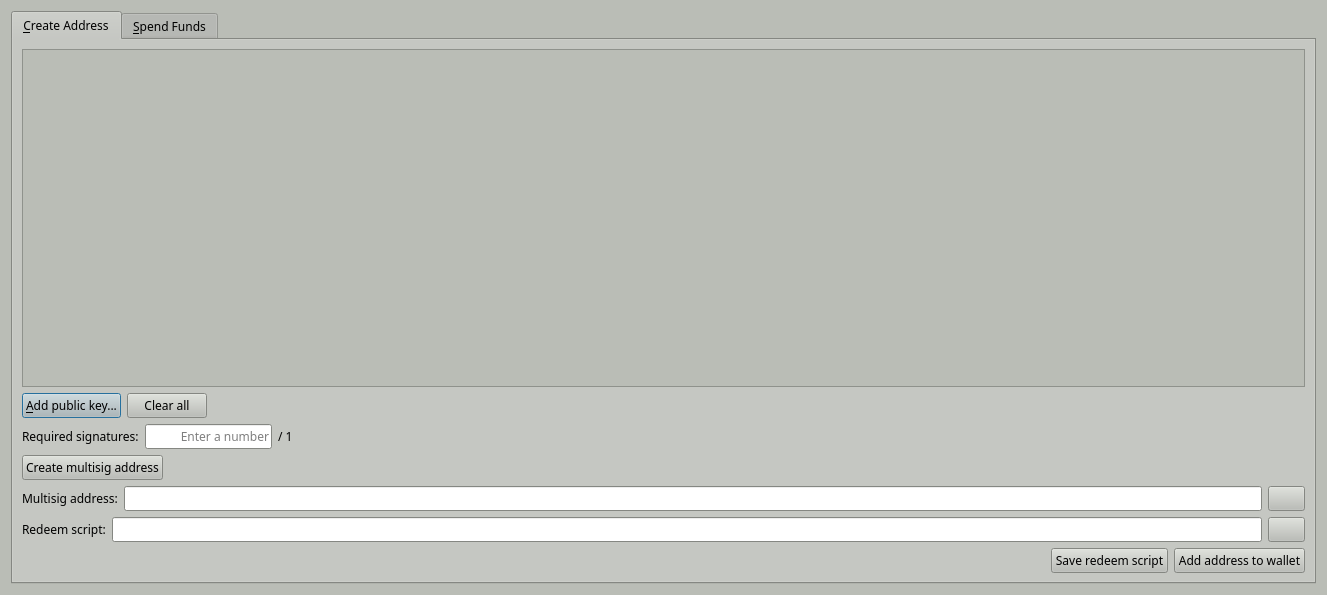
<?xml version="1.0" encoding="UTF-8"?>
<ui version="4.0">
 <class>MultisigDialog</class>
 <widget class="QDialog" name="MultisigDialog">
  <property name="geometry">
   <rect>
    <x>0</x>
    <y>0</y>
    <width>1327</width>
    <height>595</height>
   </rect>
  </property>
  <property name="palette">
   <palette>
    <active>
     <colorrole role="WindowText">
      <brush brushstyle="SolidPattern">
       <color alpha="255">
        <red>0</red>
        <green>0</green>
        <blue>0</blue>
       </color>
      </brush>
     </colorrole>
     <colorrole role="Button">
      <brush brushstyle="SolidPattern">
       <color alpha="255">
        <red>186</red>
        <green>189</green>
        <blue>182</blue>
       </color>
      </brush>
     </colorrole>
     <colorrole role="Light">
      <brush brushstyle="SolidPattern">
       <color alpha="255">
        <red>255</red>
        <green>255</green>
        <blue>255</blue>
       </color>
      </brush>
     </colorrole>
     <colorrole role="Midlight">
      <brush brushstyle="SolidPattern">
       <color alpha="255">
        <red>220</red>
        <green>222</green>
        <blue>218</blue>
       </color>
      </brush>
     </colorrole>
     <colorrole role="Dark">
      <brush brushstyle="SolidPattern">
       <color alpha="255">
        <red>93</red>
        <green>94</green>
        <blue>91</blue>
       </color>
      </brush>
     </colorrole>
     <colorrole role="Mid">
      <brush brushstyle="SolidPattern">
       <color alpha="255">
        <red>124</red>
        <green>126</green>
        <blue>121</blue>
       </color>
      </brush>
     </colorrole>
     <colorrole role="Text">
      <brush brushstyle="SolidPattern">
       <color alpha="255">
        <red>0</red>
        <green>0</green>
        <blue>0</blue>
       </color>
      </brush>
     </colorrole>
     <colorrole role="BrightText">
      <brush brushstyle="SolidPattern">
       <color alpha="255">
        <red>255</red>
        <green>255</green>
        <blue>255</blue>
       </color>
      </brush>
     </colorrole>
     <colorrole role="ButtonText">
      <brush brushstyle="SolidPattern">
       <color alpha="255">
        <red>0</red>
        <green>0</green>
        <blue>0</blue>
       </color>
      </brush>
     </colorrole>
     <colorrole role="Base">
      <brush brushstyle="SolidPattern">
       <color alpha="255">
        <red>255</red>
        <green>255</green>
        <blue>255</blue>
       </color>
      </brush>
     </colorrole>
     <colorrole role="Window">
      <brush brushstyle="SolidPattern">
       <color alpha="255">
        <red>186</red>
        <green>189</green>
        <blue>182</blue>
       </color>
      </brush>
     </colorrole>
     <colorrole role="Shadow">
      <brush brushstyle="SolidPattern">
       <color alpha="255">
        <red>0</red>
        <green>0</green>
        <blue>0</blue>
       </color>
      </brush>
     </colorrole>
     <colorrole role="AlternateBase">
      <brush brushstyle="SolidPattern">
       <color alpha="255">
        <red>220</red>
        <green>222</green>
        <blue>218</blue>
       </color>
      </brush>
     </colorrole>
     <colorrole role="ToolTipBase">
      <brush brushstyle="SolidPattern">
       <color alpha="255">
        <red>255</red>
        <green>255</green>
        <blue>220</blue>
       </color>
      </brush>
     </colorrole>
     <colorrole role="ToolTipText">
      <brush brushstyle="SolidPattern">
       <color alpha="255">
        <red>0</red>
        <green>0</green>
        <blue>0</blue>
       </color>
      </brush>
     </colorrole>
    </active>
    <inactive>
     <colorrole role="WindowText">
      <brush brushstyle="SolidPattern">
       <color alpha="255">
        <red>0</red>
        <green>0</green>
        <blue>0</blue>
       </color>
      </brush>
     </colorrole>
     <colorrole role="Button">
      <brush brushstyle="SolidPattern">
       <color alpha="255">
        <red>186</red>
        <green>189</green>
        <blue>182</blue>
       </color>
      </brush>
     </colorrole>
     <colorrole role="Light">
      <brush brushstyle="SolidPattern">
       <color alpha="255">
        <red>255</red>
        <green>255</green>
        <blue>255</blue>
       </color>
      </brush>
     </colorrole>
     <colorrole role="Midlight">
      <brush brushstyle="SolidPattern">
       <color alpha="255">
        <red>220</red>
        <green>222</green>
        <blue>218</blue>
       </color>
      </brush>
     </colorrole>
     <colorrole role="Dark">
      <brush brushstyle="SolidPattern">
       <color alpha="255">
        <red>93</red>
        <green>94</green>
        <blue>91</blue>
       </color>
      </brush>
     </colorrole>
     <colorrole role="Mid">
      <brush brushstyle="SolidPattern">
       <color alpha="255">
        <red>124</red>
        <green>126</green>
        <blue>121</blue>
       </color>
      </brush>
     </colorrole>
     <colorrole role="Text">
      <brush brushstyle="SolidPattern">
       <color alpha="255">
        <red>0</red>
        <green>0</green>
        <blue>0</blue>
       </color>
      </brush>
     </colorrole>
     <colorrole role="BrightText">
      <brush brushstyle="SolidPattern">
       <color alpha="255">
        <red>255</red>
        <green>255</green>
        <blue>255</blue>
       </color>
      </brush>
     </colorrole>
     <colorrole role="ButtonText">
      <brush brushstyle="SolidPattern">
       <color alpha="255">
        <red>0</red>
        <green>0</green>
        <blue>0</blue>
       </color>
      </brush>
     </colorrole>
     <colorrole role="Base">
      <brush brushstyle="SolidPattern">
       <color alpha="255">
        <red>255</red>
        <green>255</green>
        <blue>255</blue>
       </color>
      </brush>
     </colorrole>
     <colorrole role="Window">
      <brush brushstyle="SolidPattern">
       <color alpha="255">
        <red>186</red>
        <green>189</green>
        <blue>182</blue>
       </color>
      </brush>
     </colorrole>
     <colorrole role="Shadow">
      <brush brushstyle="SolidPattern">
       <color alpha="255">
        <red>0</red>
        <green>0</green>
        <blue>0</blue>
       </color>
      </brush>
     </colorrole>
     <colorrole role="AlternateBase">
      <brush brushstyle="SolidPattern">
       <color alpha="255">
        <red>220</red>
        <green>222</green>
        <blue>218</blue>
       </color>
      </brush>
     </colorrole>
     <colorrole role="ToolTipBase">
      <brush brushstyle="SolidPattern">
       <color alpha="255">
        <red>255</red>
        <green>255</green>
        <blue>220</blue>
       </color>
      </brush>
     </colorrole>
     <colorrole role="ToolTipText">
      <brush brushstyle="SolidPattern">
       <color alpha="255">
        <red>0</red>
        <green>0</green>
        <blue>0</blue>
       </color>
      </brush>
     </colorrole>
    </inactive>
    <disabled>
     <colorrole role="WindowText">
      <brush brushstyle="SolidPattern">
       <color alpha="255">
        <red>93</red>
        <green>94</green>
        <blue>91</blue>
       </color>
      </brush>
     </colorrole>
     <colorrole role="Button">
      <brush brushstyle="SolidPattern">
       <color alpha="255">
        <red>186</red>
        <green>189</green>
        <blue>182</blue>
       </color>
      </brush>
     </colorrole>
     <colorrole role="Light">
      <brush brushstyle="SolidPattern">
       <color alpha="255">
        <red>255</red>
        <green>255</green>
        <blue>255</blue>
       </color>
      </brush>
     </colorrole>
     <colorrole role="Midlight">
      <brush brushstyle="SolidPattern">
       <color alpha="255">
        <red>220</red>
        <green>222</green>
        <blue>218</blue>
       </color>
      </brush>
     </colorrole>
     <colorrole role="Dark">
      <brush brushstyle="SolidPattern">
       <color alpha="255">
        <red>93</red>
        <green>94</green>
        <blue>91</blue>
       </color>
      </brush>
     </colorrole>
     <colorrole role="Mid">
      <brush brushstyle="SolidPattern">
       <color alpha="255">
        <red>124</red>
        <green>126</green>
        <blue>121</blue>
       </color>
      </brush>
     </colorrole>
     <colorrole role="Text">
      <brush brushstyle="SolidPattern">
       <color alpha="255">
        <red>93</red>
        <green>94</green>
        <blue>91</blue>
       </color>
      </brush>
     </colorrole>
     <colorrole role="BrightText">
      <brush brushstyle="SolidPattern">
       <color alpha="255">
        <red>255</red>
        <green>255</green>
        <blue>255</blue>
       </color>
      </brush>
     </colorrole>
     <colorrole role="ButtonText">
      <brush brushstyle="SolidPattern">
       <color alpha="255">
        <red>93</red>
        <green>94</green>
        <blue>91</blue>
       </color>
      </brush>
     </colorrole>
     <colorrole role="Base">
      <brush brushstyle="SolidPattern">
       <color alpha="255">
        <red>186</red>
        <green>189</green>
        <blue>182</blue>
       </color>
      </brush>
     </colorrole>
     <colorrole role="Window">
      <brush brushstyle="SolidPattern">
       <color alpha="255">
        <red>186</red>
        <green>189</green>
        <blue>182</blue>
       </color>
      </brush>
     </colorrole>
     <colorrole role="Shadow">
      <brush brushstyle="SolidPattern">
       <color alpha="255">
        <red>0</red>
        <green>0</green>
        <blue>0</blue>
       </color>
      </brush>
     </colorrole>
     <colorrole role="AlternateBase">
      <brush brushstyle="SolidPattern">
       <color alpha="255">
        <red>186</red>
        <green>189</green>
        <blue>182</blue>
       </color>
      </brush>
     </colorrole>
     <colorrole role="ToolTipBase">
      <brush brushstyle="SolidPattern">
       <color alpha="255">
        <red>255</red>
        <green>255</green>
        <blue>220</blue>
       </color>
      </brush>
     </colorrole>
     <colorrole role="ToolTipText">
      <brush brushstyle="SolidPattern">
       <color alpha="255">
        <red>0</red>
        <green>0</green>
        <blue>0</blue>
       </color>
      </brush>
     </colorrole>
    </disabled>
   </palette>
  </property>
  <property name="font">
   <font>
    <family>Sawasdee</family>
   </font>
  </property>
  <property name="windowTitle">
   <string>Multisig</string>
  </property>
  <layout class="QVBoxLayout" name="verticalLayout_2">
   <item>
    <widget class="QTabWidget" name="tabWidget">
     <property name="currentIndex">
      <number>0</number>
     </property>
     <widget class="QWidget" name="tabCreateAddress">
      <attribute name="title">
       <string>&amp;Create Address</string>
      </attribute>
      <layout class="QVBoxLayout" name="verticalLayout">
       <item>
        <widget class="QScrollArea" name="scrollArea">
         <property name="widgetResizable">
          <bool>true</bool>
         </property>
         <widget class="QWidget" name="scrollAreaWidgetContents">
          <property name="geometry">
           <rect>
            <x>0</x>
            <y>0</y>
            <width>1285</width>
            <height>286</height>
           </rect>
          </property>
          <layout class="QVBoxLayout" name="verticalLayout_3">
           <item>
            <layout class="QVBoxLayout" name="pubkeyEntries"/>
           </item>
           <item>
            <spacer name="verticalSpacer">
             <property name="orientation">
              <enum>Qt::Vertical</enum>
             </property>
             <property name="sizeHint" stdset="0">
              <size>
               <width>20</width>
               <height>40</height>
              </size>
             </property>
            </spacer>
           </item>
          </layout>
         </widget>
        </widget>
       </item>
       <item>
        <layout class="QHBoxLayout" name="horizontalLayout_14">
         <item>
          <widget class="QPushButton" name="addPubKeyButton">
           <property name="toolTip">
            <string>Add a member to the signing pool</string>
           </property>
           <property name="text">
            <string>&amp;Add public key...</string>
           </property>
           <property name="icon">
            <iconset resource="../ion.qrc">
             <normaloff>:/icons/add</normaloff>:/icons/add</iconset>
           </property>
          </widget>
         </item>
         <item>
          <widget class="QPushButton" name="clearButton">
           <property name="sizePolicy">
            <sizepolicy hsizetype="Minimum" vsizetype="Fixed">
             <horstretch>0</horstretch>
             <verstretch>0</verstretch>
            </sizepolicy>
           </property>
           <property name="toolTip">
            <string>Remove all public key fields</string>
           </property>
           <property name="text">
            <string>Clear all</string>
           </property>
           <property name="icon">
            <iconset resource="../ion.qrc">
             <normaloff>:/icons/remove</normaloff>:/icons/remove</iconset>
           </property>
           <property name="autoRepeatDelay">
            <number>300</number>
           </property>
          </widget>
         </item>
         <item>
          <spacer name="horizontalSpacer_8">
           <property name="orientation">
            <enum>Qt::Horizontal</enum>
           </property>
           <property name="sizeHint" stdset="0">
            <size>
             <width>40</width>
             <height>20</height>
            </size>
           </property>
          </spacer>
         </item>
        </layout>
       </item>
       <item>
        <layout class="QHBoxLayout" name="horizontalLayout_2">
         <item>
          <widget class="QLabel" name="requiredSignaturesLabel">
           <property name="text">
            <string>Required signatures:</string>
           </property>
          </widget>
         </item>
         <item>
          <widget class="QLineEdit" name="requiredSignatures">
           <property name="sizePolicy">
            <sizepolicy hsizetype="Minimum" vsizetype="Fixed">
             <horstretch>0</horstretch>
             <verstretch>0</verstretch>
            </sizepolicy>
           </property>
           <property name="minimumSize">
            <size>
             <width>127</width>
             <height>0</height>
            </size>
           </property>
           <property name="text">
            <string/>
           </property>
           <property name="maxLength">
            <number>2</number>
           </property>
           <property name="frame">
            <bool>true</bool>
           </property>
           <property name="alignment">
            <set>Qt::AlignRight|Qt::AlignTrailing|Qt::AlignVCenter</set>
           </property>
           <property name="placeholderText">
            <string>Enter a number</string>
           </property>
          </widget>
         </item>
         <item>
          <widget class="QLabel" name="maxSignaturesLabel">
           <property name="text">
            <string>/ 1</string>
           </property>
          </widget>
         </item>
         <item>
          <spacer name="horizontalSpacer_2">
           <property name="orientation">
            <enum>Qt::Horizontal</enum>
           </property>
           <property name="sizeHint" stdset="0">
            <size>
             <width>40</width>
             <height>20</height>
            </size>
           </property>
          </spacer>
         </item>
        </layout>
       </item>
       <item>
        <layout class="QHBoxLayout" name="horizontalLayout">
         <item>
          <widget class="QPushButton" name="createAddressButton">
           <property name="text">
            <string>Create multisig address</string>
           </property>
          </widget>
         </item>
         <item>
          <spacer name="horizontalSpacer">
           <property name="orientation">
            <enum>Qt::Horizontal</enum>
           </property>
           <property name="sizeHint" stdset="0">
            <size>
             <width>40</width>
             <height>20</height>
            </size>
           </property>
          </spacer>
         </item>
        </layout>
       </item>
       <item>
        <layout class="QHBoxLayout" name="horizontalLayoutMultisigAddress">
         <item>
          <widget class="QLabel" name="multisigAddressLabel">
           <property name="text">
            <string>Multisig address:</string>
           </property>
          </widget>
         </item>
         <item>
          <widget class="QLineEdit" name="multisigAddress">
           <property name="readOnly">
            <bool>true</bool>
           </property>
          </widget>
         </item>
         <item>
          <widget class="QPushButton" name="copyMultisigAddressButton">
           <property name="toolTip">
            <string>Copy the multisig address to the system clipboard</string>
           </property>
           <property name="text">
            <string/>
           </property>
           <property name="icon">
            <iconset resource="../ion.qrc">
             <normaloff>:/icons/editcopy</normaloff>:/icons/editcopy</iconset>
           </property>
           <property name="autoDefault">
            <bool>false</bool>
           </property>
          </widget>
         </item>
        </layout>
       </item>
       <item>
        <layout class="QHBoxLayout" name="horizontalLayout_3">
         <item>
          <widget class="QLabel" name="redeemScriptLabel">
           <property name="text">
            <string>Redeem script:</string>
           </property>
          </widget>
         </item>
         <item>
          <widget class="QLineEdit" name="redeemScript">
           <property name="readOnly">
            <bool>true</bool>
           </property>
          </widget>
         </item>
         <item>
          <widget class="QPushButton" name="copyRedeemScriptButton">
           <property name="toolTip">
            <string>Copy the redeem script to the system clipboard</string>
           </property>
           <property name="text">
            <string/>
           </property>
           <property name="icon">
            <iconset resource="../ion.qrc">
             <normaloff>:/icons/editcopy</normaloff>:/icons/editcopy</iconset>
           </property>
           <property name="autoDefault">
            <bool>false</bool>
           </property>
          </widget>
         </item>
        </layout>
       </item>
       <item>
        <layout class="QHBoxLayout" name="horizontalLayout_15">
         <item>
          <spacer name="horizontalSpacer_11">
           <property name="orientation">
            <enum>Qt::Horizontal</enum>
           </property>
           <property name="sizeHint" stdset="0">
            <size>
             <width>40</width>
             <height>20</height>
            </size>
           </property>
          </spacer>
         </item>
         <item>
          <widget class="QPushButton" name="saveRedeemScriptButton">
           <property name="toolTip">
            <string>The redeem script will be required to spend the funds sent to the multisig address</string>
           </property>
           <property name="text">
            <string>Save redeem script</string>
           </property>
          </widget>
         </item>
         <item>
          <widget class="QPushButton" name="saveMultisigAddressButton">
           <property name="toolTip">
            <string>Add the multisig address to your personal addresses</string>
           </property>
           <property name="text">
            <string>Add address to wallet</string>
           </property>
          </widget>
         </item>
        </layout>
       </item>
      </layout>
     </widget>
     <widget class="QWidget" name="tabSpendFunds">
      <attribute name="title">
       <string>&amp;Spend Funds</string>
      </attribute>
      <layout class="QVBoxLayout" name="verticalLayout_13">
       <item>
        <layout class="QVBoxLayout" name="verticalLayout_8">
         <item>
          <layout class="QHBoxLayout" name="horizontalLayout_4">
           <item>
            <widget class="QGroupBox" name="inputsBox">
             <property name="title">
              <string>Inputs</string>
             </property>
             <layout class="QVBoxLayout" name="verticalLayout_6">
              <item>
               <widget class="QScrollArea" name="scrollArea_2">
                <property name="minimumSize">
                 <size>
                  <width>0</width>
                  <height>0</height>
                 </size>
                </property>
                <property name="widgetResizable">
                 <bool>true</bool>
                </property>
                <widget class="QWidget" name="scrollAreaWidgetContents_2">
                 <property name="geometry">
                  <rect>
                   <x>0</x>
                   <y>0</y>
                   <width>613</width>
                   <height>196</height>
                  </rect>
                 </property>
                 <layout class="QVBoxLayout" name="verticalLayout_4">
                  <item>
                   <layout class="QVBoxLayout" name="inputs"/>
                  </item>
                  <item>
                   <spacer name="verticalSpacer_2">
                    <property name="orientation">
                     <enum>Qt::Vertical</enum>
                    </property>
                    <property name="sizeHint" stdset="0">
                     <size>
                      <width>20</width>
                      <height>42</height>
                     </size>
                    </property>
                   </spacer>
                  </item>
                 </layout>
                </widget>
               </widget>
              </item>
              <item>
               <layout class="QHBoxLayout" name="horizontalLayout_6">
                <item>
                 <spacer name="horizontalSpacer_9">
                  <property name="orientation">
                   <enum>Qt::Horizontal</enum>
                  </property>
                  <property name="sizeHint" stdset="0">
                   <size>
                    <width>40</width>
                    <height>20</height>
                   </size>
                  </property>
                 </spacer>
                </item>
                <item>
                 <widget class="QLabel" name="inputsAmountLabel">
                  <property name="text">
                   <string>Inputs amount:</string>
                  </property>
                 </widget>
                </item>
                <item>
                 <widget class="QLabel" name="inputsAmount">
                  <property name="text">
                   <string>123.456</string>
                  </property>
                  <property name="textInteractionFlags">
                   <set>Qt::LinksAccessibleByMouse|Qt::TextSelectableByKeyboard|Qt::TextSelectableByMouse</set>
                  </property>
                 </widget>
                </item>
                <item>
                 <widget class="QLabel" name="label">
                  <property name="text">
                   <string>TX</string>
                  </property>
                 </widget>
                </item>
               </layout>
              </item>
              <item>
               <layout class="QHBoxLayout" name="horizontalLayout_5">
                <item>
                 <widget class="QPushButton" name="addInputButton">
                  <property name="text">
                   <string>Add input...</string>
                  </property>
                  <property name="icon">
                   <iconset resource="../ion.qrc">
                    <normaloff>:/icons/add</normaloff>:/icons/add</iconset>
                  </property>
                 </widget>
                </item>
                <item>
                 <spacer name="horizontalSpacer_3">
                  <property name="orientation">
                   <enum>Qt::Horizontal</enum>
                  </property>
                  <property name="sizeHint" stdset="0">
                   <size>
                    <width>40</width>
                    <height>20</height>
                   </size>
                  </property>
                 </spacer>
                </item>
               </layout>
              </item>
             </layout>
            </widget>
           </item>
           <item>
            <widget class="QGroupBox" name="outputsBox">
             <property name="title">
              <string>Outputs</string>
             </property>
             <layout class="QVBoxLayout" name="verticalLayout_7">
              <item>
               <widget class="QScrollArea" name="scrollArea_3">
                <property name="minimumSize">
                 <size>
                  <width>0</width>
                  <height>0</height>
                 </size>
                </property>
                <property name="widgetResizable">
                 <bool>true</bool>
                </property>
                <widget class="QWidget" name="scrollAreaWidgetContents_3">
                 <property name="geometry">
                  <rect>
                   <x>0</x>
                   <y>0</y>
                   <width>612</width>
                   <height>165</height>
                  </rect>
                 </property>
                 <layout class="QVBoxLayout" name="verticalLayout_5">
                  <item>
                   <layout class="QVBoxLayout" name="outputs"/>
                  </item>
                  <item>
                   <spacer name="verticalSpacer_3">
                    <property name="orientation">
                     <enum>Qt::Vertical</enum>
                    </property>
                    <property name="sizeHint" stdset="0">
                     <size>
                      <width>20</width>
                      <height>42</height>
                     </size>
                    </property>
                   </spacer>
                  </item>
                 </layout>
                </widget>
               </widget>
              </item>
              <item>
               <layout class="QHBoxLayout" name="horizontalLayout_7">
                <item>
                 <spacer name="horizontalSpacer_10">
                  <property name="orientation">
                   <enum>Qt::Horizontal</enum>
                  </property>
                  <property name="sizeHint" stdset="0">
                   <size>
                    <width>40</width>
                    <height>20</height>
                   </size>
                  </property>
                 </spacer>
                </item>
                <item>
                 <widget class="QLabel" name="outputsAmountLabel">
                  <property name="text">
                   <string>Outputs amount:</string>
                  </property>
                 </widget>
                </item>
                <item>
                 <widget class="QLabel" name="outputsAmount">
                  <property name="text">
                   <string>123.456</string>
                  </property>
                  <property name="textInteractionFlags">
                   <set>Qt::LinksAccessibleByMouse|Qt::TextSelectableByKeyboard|Qt::TextSelectableByMouse</set>
                  </property>
                 </widget>
                </item>
                <item>
                 <widget class="QLabel" name="label_2">
                  <property name="text">
                   <string>TX</string>
                  </property>
                 </widget>
                </item>
               </layout>
              </item>
              <item>
               <layout class="QHBoxLayout" name="horizontalLayout_16">
                <item>
                 <spacer name="horizontalSpacer_12">
                  <property name="orientation">
                   <enum>Qt::Horizontal</enum>
                  </property>
                  <property name="sizeHint" stdset="0">
                   <size>
                    <width>40</width>
                    <height>20</height>
                   </size>
                  </property>
                 </spacer>
                </item>
                <item>
                 <widget class="QLabel" name="feeLabel">
                  <property name="text">
                   <string>Fee:</string>
                  </property>
                 </widget>
                </item>
                <item>
                 <widget class="QLabel" name="fee">
                  <property name="text">
                   <string>123.456</string>
                  </property>
                 </widget>
                </item>
                <item>
                 <widget class="QLabel" name="label_3">
                  <property name="text">
                   <string>TX</string>
                  </property>
                 </widget>
                </item>
               </layout>
              </item>
              <item>
               <layout class="QHBoxLayout" name="horizontalLayout_8">
                <item>
                 <widget class="QPushButton" name="addOutputButton">
                  <property name="text">
                   <string>Add output...</string>
                  </property>
                  <property name="icon">
                   <iconset resource="../ion.qrc">
                    <normaloff>:/icons/add</normaloff>:/icons/add</iconset>
                  </property>
                 </widget>
                </item>
                <item>
                 <spacer name="horizontalSpacer_4">
                  <property name="orientation">
                   <enum>Qt::Horizontal</enum>
                  </property>
                  <property name="sizeHint" stdset="0">
                   <size>
                    <width>40</width>
                    <height>20</height>
                   </size>
                  </property>
                 </spacer>
                </item>
               </layout>
              </item>
             </layout>
            </widget>
           </item>
          </layout>
         </item>
         <item>
          <layout class="QHBoxLayout" name="horizontalLayout_9">
           <item>
            <widget class="QPushButton" name="createTransactionButton">
             <property name="text">
              <string>Create transaction</string>
             </property>
            </widget>
           </item>
           <item>
            <spacer name="horizontalSpacer_5">
             <property name="orientation">
              <enum>Qt::Horizontal</enum>
             </property>
             <property name="sizeHint" stdset="0">
              <size>
               <width>40</width>
               <height>20</height>
              </size>
             </property>
            </spacer>
           </item>
          </layout>
         </item>
        </layout>
       </item>
       <item>
        <layout class="QVBoxLayout" name="verticalLayout_10">
         <item>
          <layout class="QHBoxLayout" name="horizontalLayout_10">
           <item>
            <widget class="QLineEdit" name="transaction">
             <property name="sizePolicy">
              <sizepolicy hsizetype="Expanding" vsizetype="Fixed">
               <horstretch>0</horstretch>
               <verstretch>0</verstretch>
              </sizepolicy>
             </property>
             <property name="placeholderText">
              <string>Enter a raw transaction or create a new one</string>
             </property>
            </widget>
           </item>
           <item>
            <widget class="QPushButton" name="copyTransactionButton">
             <property name="toolTip">
              <string/>
             </property>
             <property name="text">
              <string/>
             </property>
             <property name="icon">
              <iconset resource="../ion.qrc">
               <normaloff>:/icons/editcopy</normaloff>:/icons/editcopy</iconset>
             </property>
             <property name="autoDefault">
              <bool>false</bool>
             </property>
            </widget>
           </item>
           <item>
            <widget class="QPushButton" name="pasteTransactionButton">
             <property name="toolTip">
              <string>Paste address from clipboard</string>
             </property>
             <property name="text">
              <string/>
             </property>
             <property name="icon">
              <iconset resource="../ion.qrc">
               <normaloff>:/icons/editpaste</normaloff>:/icons/editpaste</iconset>
             </property>
             <property name="shortcut">
              <string>Alt+P</string>
             </property>
             <property name="autoDefault">
              <bool>false</bool>
             </property>
            </widget>
           </item>
          </layout>
         </item>
         <item>
          <layout class="QHBoxLayout" name="horizontalLayout_11">
           <item>
            <widget class="QPushButton" name="signTransactionButton">
             <property name="text">
              <string>Sign transaction</string>
             </property>
             <property name="icon">
              <iconset resource="../ion.qrc">
               <normaloff>:/icons/edit</normaloff>:/icons/edit</iconset>
             </property>
            </widget>
           </item>
           <item>
            <spacer name="horizontalSpacer_6">
             <property name="orientation">
              <enum>Qt::Horizontal</enum>
             </property>
             <property name="sizeHint" stdset="0">
              <size>
               <width>40</width>
               <height>20</height>
              </size>
             </property>
            </spacer>
           </item>
          </layout>
         </item>
        </layout>
       </item>
       <item>
        <layout class="QVBoxLayout" name="verticalLayout_12">
         <item>
          <layout class="QHBoxLayout" name="horizontalLayout_13">
           <item>
            <widget class="QLineEdit" name="signedTransaction">
             <property name="sizePolicy">
              <sizepolicy hsizetype="Expanding" vsizetype="Fixed">
               <horstretch>0</horstretch>
               <verstretch>0</verstretch>
              </sizepolicy>
             </property>
             <property name="readOnly">
              <bool>true</bool>
             </property>
            </widget>
           </item>
           <item>
            <widget class="QPushButton" name="copySignedTransactionButton">
             <property name="toolTip">
              <string/>
             </property>
             <property name="text">
              <string/>
             </property>
             <property name="icon">
              <iconset resource="../ion.qrc">
               <normaloff>:/icons/editcopy</normaloff>:/icons/editcopy</iconset>
             </property>
             <property name="autoDefault">
              <bool>false</bool>
             </property>
            </widget>
           </item>
          </layout>
         </item>
         <item>
          <layout class="QHBoxLayout" name="horizontalLayout_12">
           <item>
            <widget class="QLabel" name="statusLabel">
             <property name="text">
              <string/>
             </property>
            </widget>
           </item>
           <item>
            <spacer name="horizontalSpacer_7">
             <property name="orientation">
              <enum>Qt::Horizontal</enum>
             </property>
             <property name="sizeHint" stdset="0">
              <size>
               <width>40</width>
               <height>20</height>
              </size>
             </property>
            </spacer>
           </item>
           <item>
            <widget class="QPushButton" name="sendTransactionButton">
             <property name="text">
              <string>Send transaction</string>
             </property>
             <property name="icon">
              <iconset resource="../ion.qrc">
               <normaloff>:/icons/send</normaloff>:/icons/send</iconset>
             </property>
            </widget>
           </item>
          </layout>
         </item>
        </layout>
       </item>
      </layout>
     </widget>
    </widget>
   </item>
  </layout>
 </widget>
 <resources>
  <include location="../ion.qrc"/>
 </resources>
 <connections/>
</ui>
